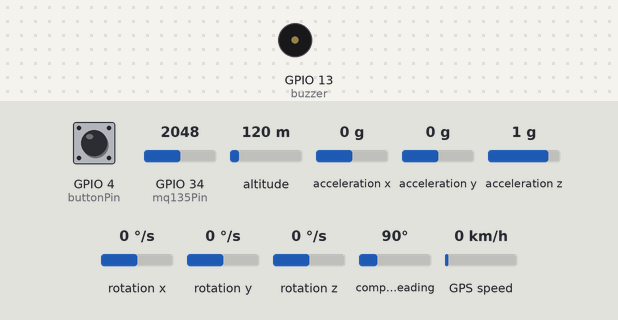
Bench run of a sketch on a simulated ESP32. Shown: buzzer (waves = sounding, pin HIGH). The inputs (shaded band) are chosen by the test bench; at power-on: GPIO 34 (mq135Pin) = 2048, GPIO 4 (buttonPin) HIGH, altitude 120 m, acceleration x 0 g, acceleration y 0 g, acceleration z 1 g, rotation x 0 °/s, rotation y 0 °/s, rotation z 0 °/s, compass heading 90°, GPS speed 0 km/h. The GPS gets a fix after 3 s at 37.7749, -122.4194 with 8 satellites; no radio packets arrive unless stated; what the sketch prints to the serial monitor is not drawn.

Above: at 1.2 s.
1.3 s: GPIO 34 (mq135Pin) set to 2933
5.4 s: GPIO 34 (mq135Pin) set to 3026
At 6.9 s:
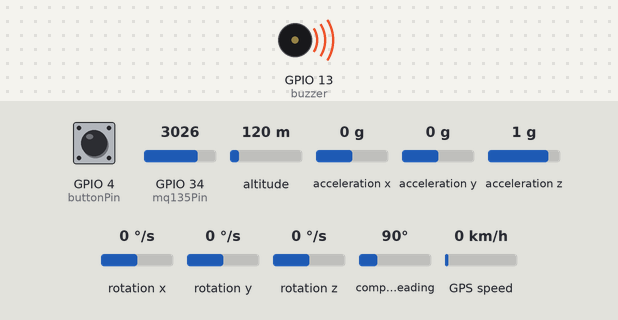
Timing chart, 0 to 12.6 s (numbered marks = the images above; inputs shaded):
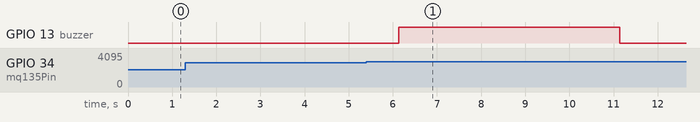

The sketch:

tx.ino
```cpp
#include <LoRa.h>
#include <SPI.h>
#include <Wire.h>
#include <MPU6050.h>
#include <TinyGPSPlus.h>
#include <HardwareSerial.h>

#define ss 5
#define rst 14
#define dio0 2
#define buzzer 13
#define mq135Pin 34

// 🔹 Added push button pin
#define buttonPin 4   // Button connected between GPIO 4 and GND

MPU6050 mpu;
TinyGPSPlus gps;
HardwareSerial gpsSerial(1);

const float fallThreshold = 3;       // Adjust after testing
const int gasThreshold = 3000;       // MQ135 gas threshold
bool emergencyActive = false;
unsigned long lastSendTime = 0;
const unsigned long sendInterval = 10000;  // 10 seconds
bool buzzerTriggered = false;  // Prevent buzzer from beeping every loop

void setup() {
  Serial.begin(115200);
  gpsSerial.begin(9600, SERIAL_8N1, 16, 17); // GPS RX=16, TX=17

  Serial.println("=======================================");
  Serial.println("🚀 LoRa + MPU6050 + MQ135 + GPS Transmitter");
  Serial.println("=======================================");

  // LoRa setup
  LoRa.setPins(ss, rst, dio0);
  while (!LoRa.begin(433E6)) {
    Serial.println("LoRa init...");
    delay(500);
  }
  LoRa.setSyncWord(0xA5);
  LoRa.setTxPower(20); // max power
  Serial.println("✅ LoRa Initialized OK!");

  // IMU setup
  Wire.begin();
  mpu.initialize();
  if (!mpu.testConnection()) {
    Serial.println("❌ MPU6050 connection failed!");
    while (1);
  }

  pinMode(buzzer, OUTPUT);
  digitalWrite(buzzer, LOW);

  // 🔹 Initialize button with internal pull-up
  pinMode(buttonPin, INPUT_PULLUP);
}

// Function to send emergency packet
void sendEmergency(bool fallDetected, bool gasDetected) {
  // Read GPS data
  while (gpsSerial.available()) {
    gps.encode(gpsSerial.read());
  }

  String latitude = gps.location.isValid() ? String(gps.location.lat(), 6) : "N/A";
  String longitude = gps.location.isValid() ? String(gps.location.lng(), 6) : "N/A";
  String satellites = String(gps.satellites.value());
  String dateStr = gps.date.isValid()
                     ? String(gps.date.day()) + "/" + String(gps.date.month()) + "/" + String(gps.date.year())
                     : "N/A";
  String timeStr = gps.time.isValid()
                     ? (String(gps.time.hour()) + ":" + String(gps.time.minute()) + ":" + String(gps.time.second()))
                     : "N/A";

  // --- Send LoRa packet ---
  LoRa.beginPacket();
  LoRa.println("🚨 EMERGENCY SOS!");
  if (fallDetected) LoRa.println("Fall Detected!");
  if (gasDetected) LoRa.println("Hazardous Gas Detected!");
  LoRa.print("Latitude: "); LoRa.println(latitude);
  LoRa.print("Longitude: "); LoRa.println(longitude);
  LoRa.print("Satellites: "); LoRa.println(satellites);
  LoRa.print("Date: "); LoRa.println(dateStr);
  LoRa.print("Time: "); LoRa.println(timeStr);
  LoRa.endPacket();

  Serial.println("📡 SOS Sent, waiting for ACK...");

  // Wait for ACK
  if (waitForAck()) {
    Serial.println("✅ ACK Received!");
  } else {
    Serial.println("⚠️ No ACK received, retrying...");
    delay(2000);
    // Retry sending once
    LoRa.beginPacket();
    LoRa.println("🚨 RETRY SOS!");
    if (fallDetected) LoRa.println("Fall Detected!");
    if (gasDetected) LoRa.println("Hazardous Gas Detected!");
    LoRa.print("Latitude: "); LoRa.println(latitude);
    LoRa.print("Longitude: "); LoRa.println(longitude);
    LoRa.endPacket();
  }
}

// Function to wait for ACK from receiver
bool waitForAck() {
  unsigned long start = millis();
  while (millis() - start < 20000) { // 2 seconds wait
    int packetSize = LoRa.parsePacket();
    if (packetSize) {
      String resp = "";
      while (LoRa.available()) resp += (char)LoRa.read();
      if (resp.indexOf("ACK") != -1) {
        return true;
      }
    }
  }
  return false;
}

void loop() {
  // --- Read IMU data ---
  int16_t ax, ay, az;
  mpu.getAcceleration(&ax, &ay, &az);
  float accX = ax / 16384.0;
  float accY = ay / 16384.0;
  float accZ = az / 16384.0;
  float magnitude = sqrt(accX * accX + accY * accY + accZ * accZ);

  // --- Read Gas Sensor ---
  int gasValue = analogRead(mq135Pin);

  // --- Read GPS data continuously ---
  while (gpsSerial.available() > 0) {
    gps.encode(gpsSerial.read());
  }

  // Prepare GPS info for Serial output
  bool fix = gps.location.isValid();
  int sats = gps.satellites.value();

  // --- Print everything to Serial ---
  Serial.print("Acc: "); Serial.print(magnitude, 2);
  Serial.print(" | Gas: "); Serial.print(gasValue);
  Serial.print(" | Fix: "); Serial.print(fix ? "✅" : "❌");
  Serial.print(" | Sats: "); Serial.println(sats);

  // --- Detect emergencies ---
  bool fallDetected = (magnitude > fallThreshold);
  bool gasDetected = (gasValue > gasThreshold);

  // Trigger buzzer only when threshold crosses
  if ((fallDetected || gasDetected) && !buzzerTriggered) {
    Serial.println("🚨 Threshold crossed! Activating buzzer...");

    // 🔹 Added: Sound buzzer for 5 seconds, allow cancel
    digitalWrite(buzzer, HIGH);
    unsigned long startTime = millis();
    bool cancel = false;

    while (millis() - startTime < 5000) {  // 5 seconds window
      if (digitalRead(buttonPin) == LOW) {  // Button pressed (LOW)
        Serial.println("🟢 Worker cancelled false alert!");
        cancel = true;
        break;
      }
      delay(50);
    }

    digitalWrite(buzzer, LOW); // Stop buzzer after 5 sec or cancel

    // 🔹 Only trigger emergency if not cancelled
    if (!cancel) {
      buzzerTriggered = true;
      emergencyActive = true;
      Serial.println("⚠️ No cancel button pressed — sending SOS...");
    } else {
      buzzerTriggered = false;
      emergencyActive = false;
    }
  }

  // Reset buzzer trigger if conditions return to normal
  if (!fallDetected && !gasDetected) {
    buzzerTriggered = false;
  }

  // If in emergency mode, send SOS every 10 seconds
  if (emergencyActive && millis() - lastSendTime > sendInterval) {
    sendEmergency(fallDetected, gasDetected);
    lastSendTime = millis();
  }

  delay(1000);
}
```

Measured:
- the behaviour switches between 3000 and 3001 on GPIO 34 (mq135Pin) (found by bisection; images 0 and 1)
- after the input at 1.3 s, every drawn part: stays the same
- after the input at 5.4 s, GPIO 13 (buzzer): LOW → HIGH after 0.74 s, → LOW 5.0 s later
